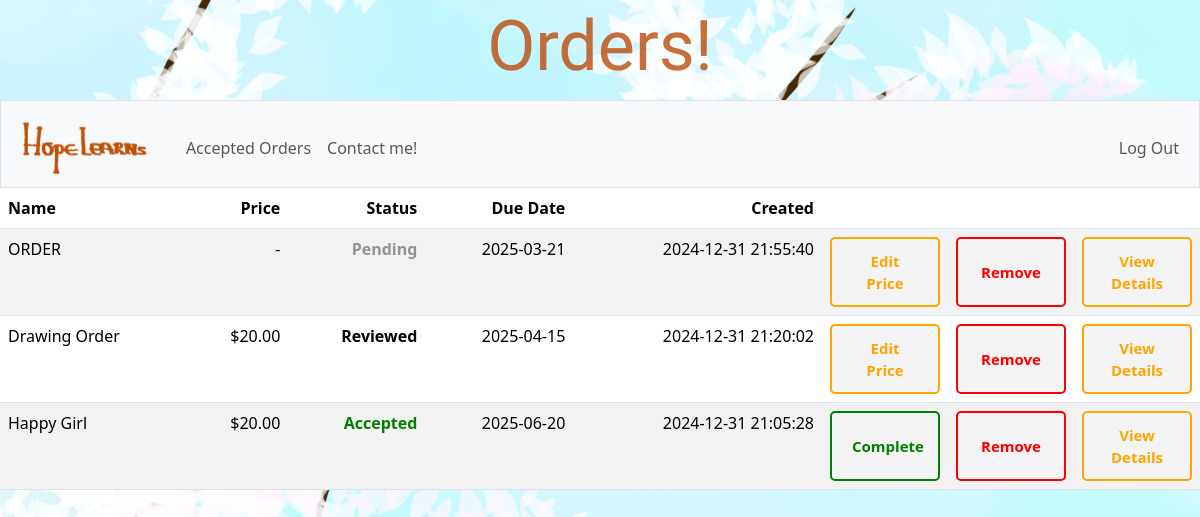
Screenshot of / (signed in) with the database file from the repository.
### tables this page shows
CREATE TABLE orders (
    order_id INTEGER PRIMARY KEY AUTOINCREMENT NOT NULL,
    user_id INTEGER NOT NULL,
    order_name VARCHAR(255) NOT NULL,
    character_part VARCHAR(50) NOT NULL,
    preferred_style VARCHAR(50) NOT NULL,
    pose_view VARCHAR(50) NOT NULL,
    pose_description TEXT NOT NULL,
    character_features_description TEXT,
    outfit_description TEXT,
    has_background BOOLEAN NOT NULL,
    background_description TEXT,
    price NUMERIC DEFAULT NULL,
    status VARCHAR(10) CHECK (status IN ('pending', 'reviewed', 'accepted', 'completed')) DEFAULT 'pending',
    order_due_date DATE NOT NULL,
    created_at DATETIME DEFAULT CURRENT_TIMESTAMP,
    FOREIGN KEY (user_id) REFERENCES users(id) ON DELETE CASCADE
);

### app.py (the view, shortened to what this page needs)
@app.route("/")
@login_required
def index():
    user_id = session["user_id"]
    is_admin = user_or_admin(user_id)
    if is_admin:
        past_orders = db.execute("""
                                SELECT order_id,
                                order_name,
                                price,
                                status,
                                order_due_date,
                                created_at
                                FROM orders
                                ORDER BY order_due_date ASC
                                """)
    for order in past_orders:
        if not order["price"]:
            order["price"] = '-'
    return render_template("index.html", action_required=True, is_admin=is_admin,
                           past_orders=past_orders, page_title="Orders!" if is_admin else "Your Orders!")

### app.py (called while the page is built)
@app.after_request
def after_request(response):
    response.headers["Cache-Control"] = "no-cache, no-store, must-revalidate"
    response.headers["Expires"] = 0
    response.headers["Pragma"] = "no-cache"
    return response

### helpers.py (called while the page is built)
def login_required(f):
    @wraps(f)
    def decorated_function(*args, **kwargs):
        if session.get("user_id") is None:
            return redirect("/login")
        return f(*args, **kwargs)
    return decorated_function

def usd(value):
    return f"${value:,.2f}"

def user_or_admin(user_id):
    is_admin = db.execute("SELECT is_admin FROM users WHERE id = ?", user_id)
    is_admin = is_admin[0]["is_admin"]
    return is_admin

### templates/index.html (shortened to what this page needs)
{% extends "layout.html" %}
{% block main %}
    <table class="table table-striped">
        <thead>
            <tr>
                <th class="align-left">Name</th>
                <th class="align-right">Price</th>
                <th class="align-right">Status</th>
                <th class="align-right">Due Date</th>
                <th class="align-right">Created</th>
                <th></th>
                {% if action_required %}
                    <th></th>
                    <th></th>
                {% endif %}
            </tr>
        </thead>
        <tbody>
            {% for order in past_orders %}
                <tr>
                    <td class="align-left">{{ order.order_name}}</td>
                    {% if order.price != '-' %}
                        <td class="align-right">{{ order.price | usd }}</td>
                    {% else %}
                        <td class="align-right">{{ order.price }}</td>
                    {% endif %}
                    {% if order.status == 'pending' %}
                        <td class="align-right color-grey bold">Pending</td>
                    {% elif order.status == 'reviewed' %}
                        <td class="align-right bold">Reviewed</td>
                    {% elif order.status == 'accepted' %}
                        <td class="align-right color-green bold">Accepted</td>
                    {% else %}
                        <td class="align-right color-green bold">Completed</td>
                    {% endif %}
                    <td class="align-right">{{ order.order_due_date }}</td>
                    <td class="align-right">{{ order.created_at }}</td>
                    {% if action_required %}
                        {% if not is_admin %}
                            {% if order.status == 'reviewed' %}
                                <td class="align-right small-width">
                                    <form action="/handle-action" method="post" onsubmit="return confirmAccept();">
                                        <input type="hidden" name="order_id" value="{{ order.order_id }}">
                                        <button type="submit" class="green-btn" value="accept" name="action">Accept</button>
                                    </form>
                                </td>
                                <td class="align-right small-width">
                                    <form action="/handle-action" method="post" onsubmit="return confirmReject();">
                                        <input type="hidden" name="order_id" value="{{ order.order_id }}">
                                        <button type="submit" class="red-btn" value="reject" name="action">Reject</button>
                                    </form>
                                </td>
                            {% endif %}
                            {% if order.status == 'pending' %}
                                <td class="align-right small-width">
                                    <form action="/edit-order" method="get">
                                        <input type="hidden" name="order_id" value="{{ order.order_id }}">
                                        <button type="submit" class="yellow-btn">Edit</button>
                                    </form>
                                </td>
                            {% endif %}
                        {% else %}
                            {% if order.status == 'pending' or order.status == 'reviewed' %}
                                <td class="align-right small-width">
                                    <form action="/edit-order-price" method="get">
                                        <button type="submit" class="yellow-btn">Edit Price</button>
                                    </form>
                                </td>
                            {% endif %}
                            {% if order.status == 'accepted' %}
                                <td class="align-right small-width">
                                    <form action="/handle-action" method="post" onsubmit="return confirmComplete();">
                                        <button type="submit" class="green-btn" value="complete" name="action">Complete</button>
                                    </form>
                                </td>
                            {% endif %}
                        {% endif %}
                        {% if order.status == 'pending' or order.status == 'completed' or is_admin %}
                            <td class="align-right small-width">
                                <form action="/handle-action" method="post" onsubmit="return confirmDelete();">
                                    <button type="submit" class="red-btn" value="remove" name="action">Remove</button>
                                </form>
                            </td>
                        {% endif %}
                    {% endif %}
                    <td class="align-right small-width">
                        <form action="/view-details" method="get">
                            <button type="submit" class="yellow-btn">View Details</button>
                        </form>
                    </td>
                </tr>
            {% endfor %}
        </tbody>
    </table>
{% endblock %}

### static/styles.css (style rules this page uses)
html, body { height: 100%; margin: 0; padding: 0 }
form { display: flex; flex-direction: column; gap: 15px }
body { background-image: url('/static/blue with trees.png'); background-repeat: repeat; background-size: cover; background-position: top center; width: 100%; min-height: 100vh }
.red-btn, .yellow-btn, .green-btn { background-color: #f4f4f4; border-radius: 5px; padding: 10px 20px; font-size: 15px; cursor: pointer; transition: all .3s ease; width: 110px; height: 70px; font-weight: 700; text-align: center }
.red-btn { color: red; border: 2px solid red }
.yellow-btn { color: orange; border: 2px solid orange }
.green-btn { color: green; border: 2px solid green }
.align-left { text-align: left }
.align-right { text-align: right }
.small-width { width: 100px }
.color-grey { color: #949494 !important }
.color-green { color: green !important }
.bold { font-weight: 700 }

### rows the page displays
orders: order_name "ORDER", price "-", status "Pending", order_due_date "2025-03-21", created_at "2024-12-31 21:55:40"
orders: order_name "Drawing Order", price "$20.00", status "Reviewed", order_due_date "2025-04-15", created_at "2024-12-31 21:20:02"
orders: order_name "Happy Girl", price "$20.00", status "Accepted", order_due_date "2025-06-20", created_at "2024-12-31 21:05:28"

### other values shown
{{ page_title or "Hope Learns!" }} "Orders!"
